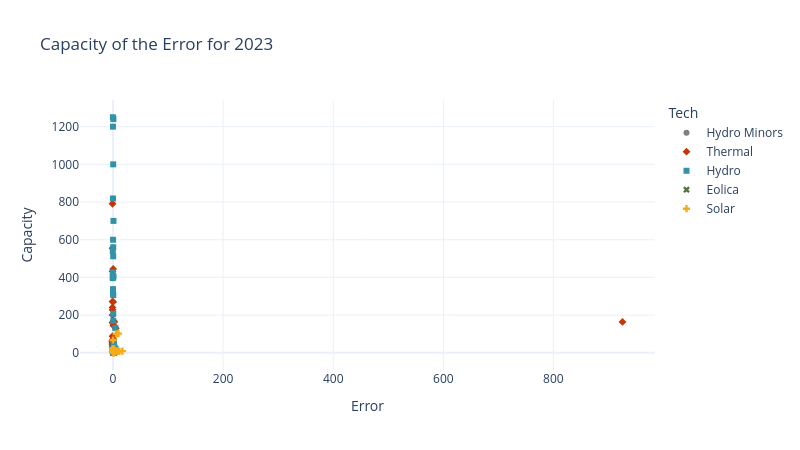

The cell this chart's notebook holds for it:
### Code cell
# Meassure by Year, group from timestamps
err_x_cap_year = err_x_cap.copy()
err_x_cap_year = err_x_cap_year.groupby(['GENERATION_PROJECT','Tech']).agg({
    'Error': 'mean', 'Capacity' : 'mean'
}).reset_index()
err_x_cap_year[base_year] = base_year
plot_err_x_cap(err_x_cap_year, base_year,'Tech')

### Figure 1 — Plotly figure (JSON) as saved in the notebook; plotly's stock layout.template omitted (floating-point values rounded to 4 significant figures; data arrays with more than 128 entries replaced by an {"elided": "..."} marker saying what was removed)
{"data": [{"customdata": [["Hydro Minors", "2023"], ["Hydro Minors", "2023"], ["Hydro Minors", "2023"], ["Hydro Minors", "2023"], ["Hydro Minors", "2023"], ["Hydro Minors", "2023"], ["Hydro Minors", "2023"], ["Hydro Minors", "2023"], ["Hydro Minors", "2023"], ["Hydro Minors", "2023"], ["Hydro Minors", "2023"], ["Hydro Minors", "2023"], ["Hydro Minors", "2023"], ["Hydro Minors", "2023"], ["Hydro Minors", "2023"], ["Hydro Minors", "2023"]], "hovertemplate": "Tech=%{customdata[0]}<br>Error=%{x}<br>Capacity=%{y}<br>2023=%{customdata[1]}<extra></extra>", "legendgroup": "Hydro Minors", "marker": {"color": "#808080", "symbol": "circle"}, "mode": "markers", "name": "Hydro Minors", "orientation": "v", "showlegend": true, "type": "scatter", "x": [-0.04637, -0.06671, 0.1312, 0.3394, 0.1582, 0.144, 0.1165, 0.1749, 0.06721, 0.1826, 0.2347, 0.2218, 0.2809, 3.021, 4.451, -0.07576], "xaxis": "x", "y": [80, 56, 78, 150, 55, 30, 3.75, 19.9, 19.8, 19.9, 10, 19.8, 19.9, 35, 135, 50], "yaxis": "y"}, {"customdata": [["Thermal", "2023"], ["Thermal", "2023"], ["Thermal", "2023"], ["Thermal", "2023"], ["Thermal", "2023"], ["Thermal", "2023"], ["Thermal", "2023"], ["Thermal", "2023"], ["Thermal", "2023"], ["Thermal", "2023"], ["Thermal", "2023"], ["Thermal", "2023"], ["Thermal", "2023"], ["Thermal", "2023"], ["Thermal", "2023"], ["Thermal", "2023"], ["Thermal", "2023"], ["Thermal", "2023"], ["Thermal", "2023"], ["Thermal", "2023"], ["Thermal", "2023"], ["Thermal", "2023"], ["Thermal", "2023"], ["Thermal", "2023"], ["Thermal", "2023"], ["Thermal", "2023"], ["Thermal", "2023"], ["Thermal", "2023"], ["Thermal", "2023"], ["Thermal", "2023"], ["Thermal", "2023"], ["Thermal", "2023"], ["Thermal", "2023"], ["Thermal", "2023"], ["Thermal", "2023"], ["Thermal", "2023"], ["Thermal", "2023"], ["Thermal", "2023"], ["Thermal", "2023"]], "hovertemplate": "Tech=%{customdata[0]}<br>Error=%{x}<br>Capacity=%{y}<br>2023=%{customdata[1]}<extra></extra>", "legendgroup": "Thermal", "marker": {"color": "#C53707", "symbol": "diamond"}, "mode": "markers", "name": "Thermal", "orientation": "v", "showlegend": true, "type": "scatter", "x": [-1.0, -1.0, -1.0, -1.0, -1.0, -1.0, -1.0, -1.0, 0.2667, 0.4977, 4.976, 2.08, -0.8028, 0.557, -0.01307, 0.6671, -1.0, -1.0, 0.9123, 1.04, 925.5, 0.1789, -0.9882, -1.0, -1.0, -1.0, -1.0, -1.0, -1.0, -1.0, 0.08247, 0.2196, 0.2758, 0.05021, -1.0, 1.146, -0.4771, -1.0, -0.4819], "xaxis": "x", "y": [60, 60, 555, 52, 60, 66, 200, 160, 445, 145, 130, 164, 36, 72, 70, 165, 45, 45, 165, 170, 164, 270, 791, 28, 272, 50, 229, 88, 433, 241, 50, 50, 50, 6.5, 8, 36, 63, 64, 63], "yaxis": "y"}, {"customdata": {"elided": "129x2 str values"}, "hovertemplate": "Tech=%{customdata[0]}<br>Error=%{x}<br>Capacity=%{y}<br>2023=%{customdata[1]}<extra></extra>", "legendgroup": "Hydro", "marker": {"color": "#3292A9", "symbol": "square"}, "mode": "markers", "name": "Hydro", "orientation": "v", "showlegend": true, "type": "scatter", "x": {"elided": "129 float values"}, "xaxis": "x", "y": {"elided": "129 float values"}, "yaxis": "y"}, {"customdata": [["Eolica", "2023"], ["Eolica", "2023"]], "hovertemplate": "Tech=%{customdata[0]}<br>Error=%{x}<br>Capacity=%{y}<br>2023=%{customdata[1]}<extra></extra>", "legendgroup": "Eolica", "marker": {"color": "#55733D", "symbol": "x"}, "mode": "markers", "name": "Eolica", "orientation": "v", "showlegend": true, "type": "scatter", "x": [0.525, 0.2754], "xaxis": "x", "y": [20, 12], "yaxis": "y"}, {"customdata": [["Solar", "2023"], ["Solar", "2023"], ["Solar", "2023"], ["Solar", "2023"], ["Solar", "2023"], ["Solar", "2023"], ["Solar", "2023"], ["Solar", "2023"], ["Solar", "2023"], ["Solar", "2023"], ["Solar", "2023"], ["Solar", "2023"], ["Solar", "2023"], ["Solar", "2023"], ["Solar", "2023"], ["Solar", "2023"], ["Solar", "2023"], ["Solar", "2023"], ["Solar", "2023"], ["Solar", "2023"], ["Solar", "2023"], ["Solar", "2023"], ["Solar", "2023"], ["Solar", "2023"], ["Solar", "2023"], ["Solar", "2023"], ["Solar", "2023"], ["Solar", "2023"], ["Solar", "2023"], ["Solar", "2023"], ["Solar", "2023"], ["Solar", "2023"], ["Solar", "2023"], ["Solar", "2023"], ["Solar", "2023"], ["Solar", "2023"], ["Solar", "2023"], ["Solar", "2023"], ["Solar", "2023"], ["Solar", "2023"], ["Solar", "2023"], ["Solar", "2023"], ["Solar", "2023"], ["Solar", "2023"], ["Solar", "2023"], ["Solar", "2023"], ["Solar", "2023"]], "hovertemplate": "Tech=%{customdata[0]}<br>Error=%{x}<br>Capacity=%{y}<br>2023=%{customdata[1]}<extra></extra>", "legendgroup": "Solar", "marker": {"color": "#F7AB17", "symbol": "cross"}, "mode": "markers", "name": "Solar", "orientation": "v", "showlegend": true, "type": "scatter", "x": [0.612, 0.9008, 1.57, 0.9203, 0.927, 1.82, 4.19, -0.1874, -0.1053, -0.02296, -0.2237, -0.2205, 0.155, 0.4356, 0.3885, 3.239, 0.1563, 16.9, 2.0, -0.06126, 0.7461, 0.03602, 5.677, 7.1, 0.57, 0.722, 0.2629, 0.3944, 0.6307, 2.503, 11.42, 2.064, -0.1814, 9.499, 0.2144, 0.4616, -0.05805, 0.2911, 0.3278, 0.5622, 0.1552, -0.01266, -0.1383, 0.394, 0.4321, 0.9107, 4.066], "xaxis": "x", "y": [9.9, 0.99, 4, 1.39, 4.99, 1.41, 6.4, 19.9, 19.9, 19.9, 19.9, 17.9, 3, 5.06, 11.5, 9.9, 11.5, 9, 21.9, 68, 9.9, 21.9, 100, 9.5, 2.45, 16, 9.1, 11.5, 9.9, 9.9, 7.4, 2.9, 9.9, 102, 9.1, 19.9, 18.5, 8.06, 4, 9.9, 19.9, 9.9, 1, 21.9, 21.9, 9.1, 9.8], "yaxis": "y"}], "layout": {"height": 450, "legend": {"title": {"text": "Tech"}, "tracegroupgap": 0}, "title": {"text": "Capacity of the Error for 2023"}, "width": 800, "xaxis": {"anchor": "y", "domain": [0, 1], "title": {"text": "Error"}}, "yaxis": {"anchor": "x", "domain": [0, 1], "title": {"text": "Capacity"}}}}
